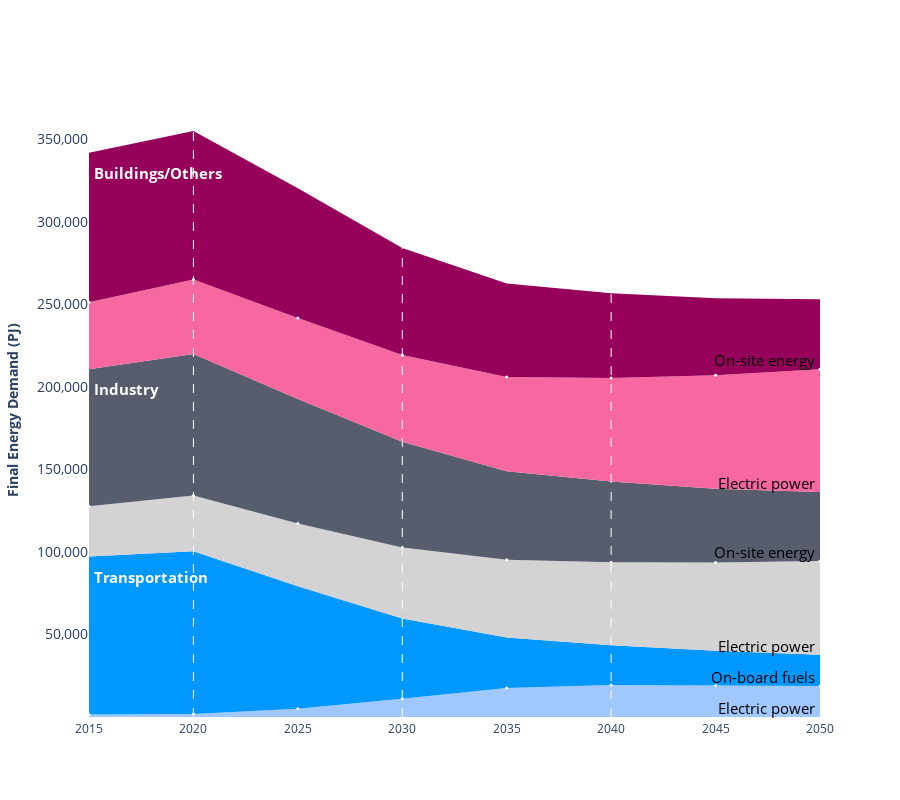

Here is the notebook cell this chart was saved with:
### Code cell
x = data1['Year'].unique()
kind = [(i,j) for i in data1['Energy Sector'].unique() for j in data1['Carrier Type'].unique()]
fig = go.Figure()
clrs = ['rgb(160,200,255)','rgb(0,152,255)','lightgrey','#575d6d','rgb(247,104,161)','rgb(150,0,90)']
for count, trace in enumerate(kind):
    if count == 0:
        fill = 'tozeroy'
    else:
        fill = 'tonexty'
    if trace[1] == 'Electricity':
        md = 'markers'
    else:
        md = 'none'
    y = data1[(data1['Carrier Type'] == trace[1])&(data1['Energy Sector'] == trace[0])]['CumSumEnergy']
    fig.add_trace(go.Scatter(x=x, y=y, fill=fill, fillcolor = clrs[count],
                    mode=md, name = str(trace[0])+'-'+str(trace[1]),
                    text = data1[(data1['Carrier Type'] == trace[1])&(data1['Energy Sector'] == trace[0])]['label'],
                    marker = dict(size=3, color = 'white')))
ant = data1[(data1['Carrier Type'] == 'Other Carrier')&(data1['Year'] == 2015)][['CumSumEnergy','Energy Sector']].set_index('Energy Sector')
for anno in ant.index:
    fig.add_annotation(x=2015, align = 'left', y=ant.loc[anno,'CumSumEnergy'],
                text=f'<b>{anno}</b>',
                width = 200,
                showarrow=False,
                xshift=105,
                yshift = -20,
                font = dict(size = 15, color = 'white'),                
                )

for y,anno2 in zip([0]+data1[data1['Year'] == 2050][['CumSumEnergy','Carrier Type']]['CumSumEnergy'].tolist()[:5],
                  ['Electric power', 'On-board fuels', 'Electric power', 'On-site energy', 'Electric power', 'On-site energy']):        
    fig.add_annotation(x=2050, align = 'right', y=y,
                text=anno2,
                width = 200,
                showarrow=False,
                xshift=-105,
                yshift = 9,
                font = dict(size = 15, color = 'black'),                
                )
fig.update_layout(yaxis = dict(title = '<b>Final Energy Demand (PJ)<b>', showgrid = False, tickfont=dict(size=14),
                        ticktext=[str(i)+',000' for i in [50,100,150,200,250,300,350]], 
                        tickvals=[1000*i for i in [50,100,150,200,250,300,350]]),
                  xaxis =dict(showgrid = False),
                  plot_bgcolor = 'white',
                  showlegend=False)
for vl in [2020,2030,2040]:
    fig.add_shape(type="line", x0=vl, y0=0, x1=vl, y1=data1['CumSumEnergy'].max(),
        line=dict(color="white",width=1, dash = 'dash')
)
fig.update_layout(
    autosize=False,
    width=900,
    height=800)


iplot(fig)

### Figure 1 — Plotly figure (JSON) as saved in the notebook; plotly's stock layout.template omitted (floating-point values rounded to 4 significant figures)
{"data": [{"fill": "tozeroy", "fillcolor": "rgb(160,200,255)", "marker": {"color": "white", "size": 3}, "mode": "markers", "name": "Transportation-Electricity", "text": ["2% electrification", "2% electrification", "6% electrification", "18% electrification", "37% electrification", "45% electrification", "48% electrification", "50% electrification"], "type": "scatter", "x": [2015, 2020, 2025, 2030, 2035, 2040, 2045, 2050], "y": [1503, 1855, 4930, 11034, 17582, 19380, 19142, 18839]}, {"fill": "tonexty", "fillcolor": "rgb(0,152,255)", "marker": {"color": "white", "size": 3}, "mode": "none", "name": "Transportation-Other Carrier", "text": [null, null, null, null, null, null, null, null], "type": "scatter", "x": [2015, 2020, 2025, 2030, 2035, 2040, 2045, 2050], "y": [97185, 100395, 79222, 59680, 48113, 43435, 40116, 37710]}, {"fill": "tonexty", "fillcolor": "lightgrey", "marker": {"color": "white", "size": 3}, "mode": "markers", "name": "Industry-Electricity", "text": ["27% electrification", "28% electrification", "33% electrification", "40% electrification", "47% electrification", "51% electrification", "54% electrification", "58% electrification"], "type": "scatter", "x": [2015, 2020, 2025, 2030, 2035, 2040, 2045, 2050], "y": [127776, 134251, 117232, 102785, 95282, 93701, 93601, 94587]}, {"fill": "tonexty", "fillcolor": "#575d6d", "marker": {"color": "white", "size": 3}, "mode": "none", "name": "Industry-Other Carrier", "text": [null, null, null, null, null, null, null, null], "type": "scatter", "x": [2015, 2020, 2025, 2030, 2035, 2040, 2045, 2050], "y": [210746, 219912, 192730, 166868, 148957, 142684, 138379, 136282]}, {"fill": "tonexty", "fillcolor": "rgb(247,104,161)", "marker": {"color": "white", "size": 3}, "mode": "markers", "name": "Buildings/Others-Electricity", "text": ["31% electrification", "33% electrification", "38% electrification", "45% electrification", "50% electrification", "55% electrification", "60% electrification", "64% electrification"], "type": "scatter", "x": [2015, 2020, 2025, 2030, 2035, 2040, 2045, 2050], "y": [251386, 265095, 241832, 219388, 205957, 205446, 207112, 210720]}, {"fill": "tonexty", "fillcolor": "rgb(150,0,90)", "marker": {"color": "white", "size": 3}, "mode": "none", "name": "Buildings/Others-Other Carrier", "text": [null, null, null, null, null, null, null, null], "type": "scatter", "x": [2015, 2020, 2025, 2030, 2035, 2040, 2045, 2050], "y": [341889, 355100, 320466, 284145, 262699, 256844, 253713, 253150]}], "layout": {"annotations": [{"align": "left", "font": {"color": "white", "size": 15}, "showarrow": false, "text": "<b>Transportation</b>", "width": 200, "x": 2015, "xshift": 105, "y": 97185, "yshift": -20}, {"align": "left", "font": {"color": "white", "size": 15}, "showarrow": false, "text": "<b>Industry</b>", "width": 200, "x": 2015, "xshift": 105, "y": 210746, "yshift": -20}, {"align": "left", "font": {"color": "white", "size": 15}, "showarrow": false, "text": "<b>Buildings/Others</b>", "width": 200, "x": 2015, "xshift": 105, "y": 341889, "yshift": -20}, {"align": "right", "font": {"color": "black", "size": 15}, "showarrow": false, "text": "Electric power", "width": 200, "x": 2050, "xshift": -105, "y": 0, "yshift": 9}, {"align": "right", "font": {"color": "black", "size": 15}, "showarrow": false, "text": "On-board fuels", "width": 200, "x": 2050, "xshift": -105, "y": 18839, "yshift": 9}, {"align": "right", "font": {"color": "black", "size": 15}, "showarrow": false, "text": "Electric power", "width": 200, "x": 2050, "xshift": -105, "y": 37710, "yshift": 9}, {"align": "right", "font": {"color": "black", "size": 15}, "showarrow": false, "text": "On-site energy", "width": 200, "x": 2050, "xshift": -105, "y": 94587, "yshift": 9}, {"align": "right", "font": {"color": "black", "size": 15}, "showarrow": false, "text": "Electric power", "width": 200, "x": 2050, "xshift": -105, "y": 136282, "yshift": 9}, {"align": "right", "font": {"color": "black", "size": 15}, "showarrow": false, "text": "On-site energy", "width": 200, "x": 2050, "xshift": -105, "y": 210720, "yshift": 9}], "autosize": false, "height": 800, "plot_bgcolor": "white", "shapes": [{"line": {"color": "white", "dash": "dash", "width": 1}, "type": "line", "x0": 2020, "x1": 2020, "y0": 0, "y1": 355100}, {"line": {"color": "white", "dash": "dash", "width": 1}, "type": "line", "x0": 2030, "x1": 2030, "y0": 0, "y1": 355100}, {"line": {"color": "white", "dash": "dash", "width": 1}, "type": "line", "x0": 2040, "x1": 2040, "y0": 0, "y1": 355100}], "showlegend": false, "width": 900, "xaxis": {"showgrid": false}, "yaxis": {"showgrid": false, "tickfont": {"size": 14}, "ticktext": ["50,000", "100,000", "150,000", "200,000", "250,000", "300,000", "350,000"], "tickvals": [50000, 100000, 150000, 200000, 250000, 300000, 350000], "title": {"text": "<b>Final Energy Demand (PJ)<b>"}}}}
